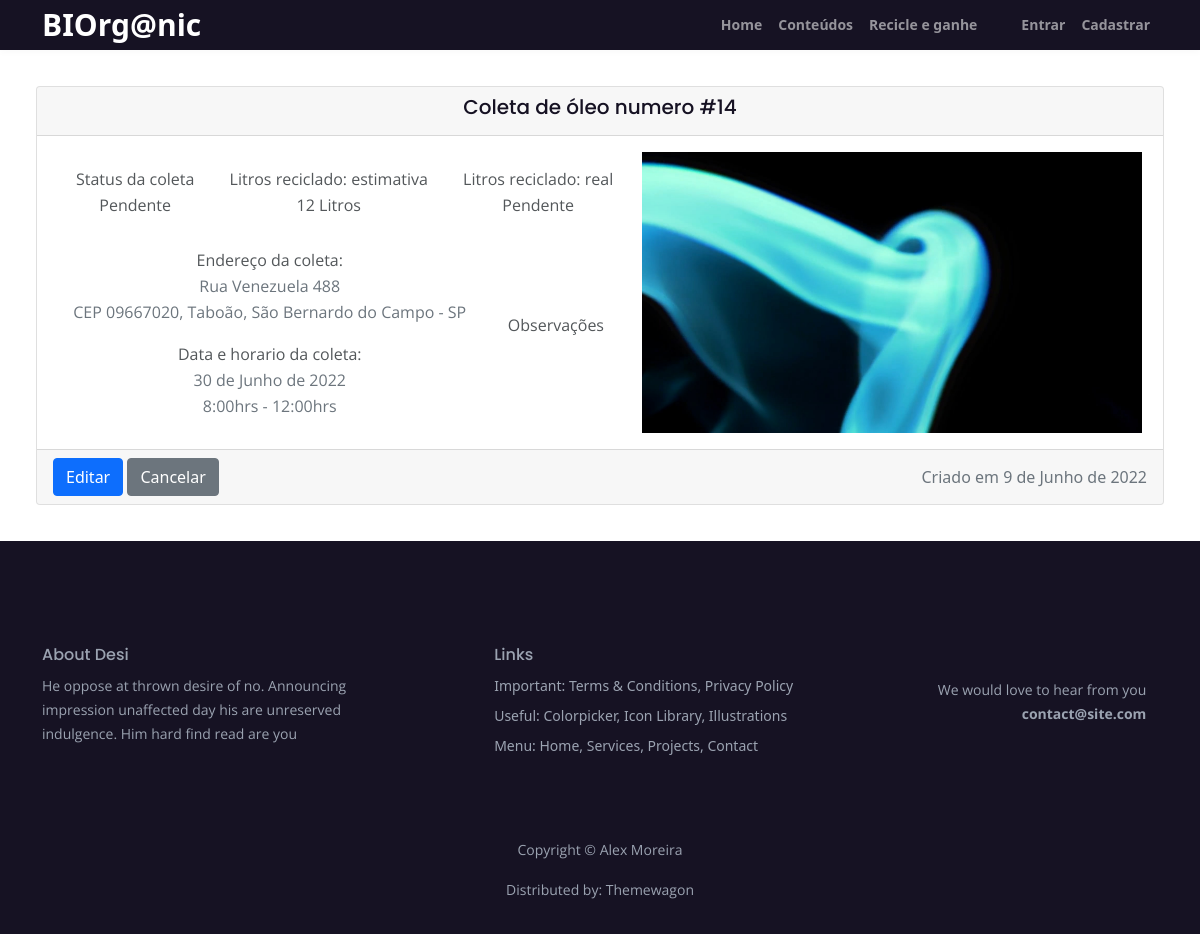
/collect/14, run on the app's committed database.
### collect/models.py (models this page shows)
class Collect(models.Model):
    user = models.ForeignKey(User, on_delete=models.CASCADE, default='')
    name = models.CharField(max_length=30, default= '')
    liters = models.IntegerField(verbose_name='Quantidade aproximada de óleo (Lts)', default=0)
    cep = models.CharField(verbose_name='CEP', max_length=9, default= '')
    uf = models.CharField(verbose_name='Estado', max_length=20, default= '')
    city = models.CharField(verbose_name='Cidade', max_length=30, default= '')
    block = models.CharField(verbose_name='Bairro', max_length=30, default= '')
    address = models.CharField(verbose_name='Endereço', max_length=50, default= '')
    number = models.CharField(verbose_name='Numero', max_length=10, default= '')
    complement = models.CharField(verbose_name='Complemento', max_length=30, default= '', blank=True)
    date = models.DateField(verbose_name='Data da coleta', default=datetime.now)
    time = models.CharField(max_length=20, verbose_name='Horario da coleta', default='', choices=[
        ('8:00hrs - 12:00hrs','8:00hrs - 12:00hrs'),
        ('13:00hrs - 18:00hrs', '13:00hrs - 18:00hrs'),
    ])
    img = models.ImageField(verbose_name='Foto do recipiente com o óleo', default='', upload_to='collect', blank=True)
    created = models.DateField(auto_now_add=True)
    status = models.CharField(max_length=10, default='Pendente', choices=[
        ('Pendente','Pendente'),
        ('Aprovada', 'Aprovada'),
        ('Reprovada', 'Reprovada'),
        ('Concluida', 'Concluida'),
        ('Cancelada', 'Cancelada'),
    ])
    obs = models.TextField(max_length=50, default='')
    real_liters = models.FloatField(verbose_name='Quantidade real de óleo (Lts)', default=0)

### collect/views.py (the view)
# urls.py: path('<int:id>', views.collectDetails, name='collectDetails'),
def collectDetails(request, id):
    collect = get_object_or_404(Collect, pk=id)
    form = CollectForm(instance=collect)
    if request.method == 'POST':
        form = CollectForm(request.POST, request.FILES, instance=collect)
        if form.is_valid():
            collect = form.save()
            return redirect('/collect/' + str(id))
        else:
            return render(request, 'collect/collect_details.html', {'form': form, 'collect': collect})
    else:
        return render(request, 'collect/collect_details.html', {'form': form, 'collect': collect})

### templates/collect/collect_details.html (shortened to what this page needs)
{% extends 'base.html' %}
{% load crispy_forms_tags %}
{% block content %}
    <div class="collect-base">
        <div class="card text-center">
            <div class="card-header card-header-collect">
                <h5 class="card-title">Coleta de óleo numero #{{ collect.id }}</h5>
            </div>
            <div class="card-body card-body-collect">
                <div class="card-content-collect">
                    <div class="card-text-first">
                        <p>
                            Status da coleta
                            <br>
                            {{ collect.status }}
                        </p>
                        <p>
                            Litros reciclado: estimativa
                            <br>
                            {{ collect.liters }} Litros
                        </p>
                        <p>
                            Litros reciclado: real
                            <br>
                            {% if collect.real_liters %}
                                {{ collect.real_liters }} Litros
                            {% else %}
                                Pendente
                            {% endif %}
                        </p>
                    </div>
                    <div class="card-text-second">
                        <div>
                            <p class="card-text">
                                Endereço da coleta:
                                <br>
                                <span class="text-muted">
                                    {{ collect.address }} {{ collect.number }} {{ collect.complement }}
                                    <br>
                                    CEP {{ collect.cep }}, {{ collect.block }}, {{ collect.city }} - {{ collect.uf }}
                                </span>
                            </p>
                            <p class="card-text">
                                Data e horario da coleta:
                                <br>
                                <span class="text-muted">
                                    {{ collect.date }}
                                    <br>
                                    {{ collect.time }}
                                </span>
                            </p>
                        </div>
                        <p class="obs">
                            Observações
                            <br>
                        </p>
                    </div>
                </div>
                <img src="/media/{{ collect.img }}" alt="Imagem do recipiente com o óleo" style="width: 500px;">
            </div>
            <div class="card-footer text-muted card-footer-collect">
                <div class="card-footer-buttons">
                    {% if collect.status == 'Pendente' or collect.status == 'Reprovada' %}
                        <button type="button" class="btn btn-primary" data-bs-toggle="modal" data-bs-target="#exampleModal">Editar</button>
                        <button type="button" class="btn btn-secondary" data-bs-toggle="modal" data-bs-target="#exampleModal2">Cancelar</button>
                    {% endif %}
                </div>
                Criado em {{ collect.created }}
            </div>
        </div>
    </div>
{% endblock %}

### static/css/styles.css (style rules this page uses)
body, html { width: 100%; height: 100%; }
body, p { color: #53575a; font: 400 1rem/1.625rem "Open Sans", sans-serif; }
h5 { color: #161223; font-weight: 600; font-size: 1.25rem; line-height: 1.625rem; font-family: "Poppins" }

### static/css/custom_styles.css (style rules this page uses)
.collect-base { margin: 3%; }
.collect-base .card-body-collect { display: flex; justify-content: space-around; }
.collect-base .card-body-collect .card-content-collect { display: flex; flex-direction: column; justify-content: space-around; align-items: stretch; align-content: center; }
.collect-base .card-body-collect .card-content-collect .card-text-first { display: flex; }
.collect-base .card-body-collect .card-content-collect .card-text-first p { margin: 0 1.1rem; }
.collect-base .card-footer-collect { display: flex; flex-direction: row; justify-content: space-between; align-items: center; }
.collect-base .card-body-collect .card-content-collect .card-text-second { display: flex; justify-content: space-around; align-content: stretch; align-items: center; }
.collect-base .card-body-collect .card-content-collect .card-text-second .obs { width: 120px; }

### data on the page
Collect: id "14", status "Pendente", liters "12", address "Rua Venezuela", number "488", cep "09667020", block "Taboão", city "São Bernardo do Campo", uf "SP", date "30 de Junho de 2022", time "8:00hrs - 12:00hrs", img (picture), created "9 de Junho de 2022"
